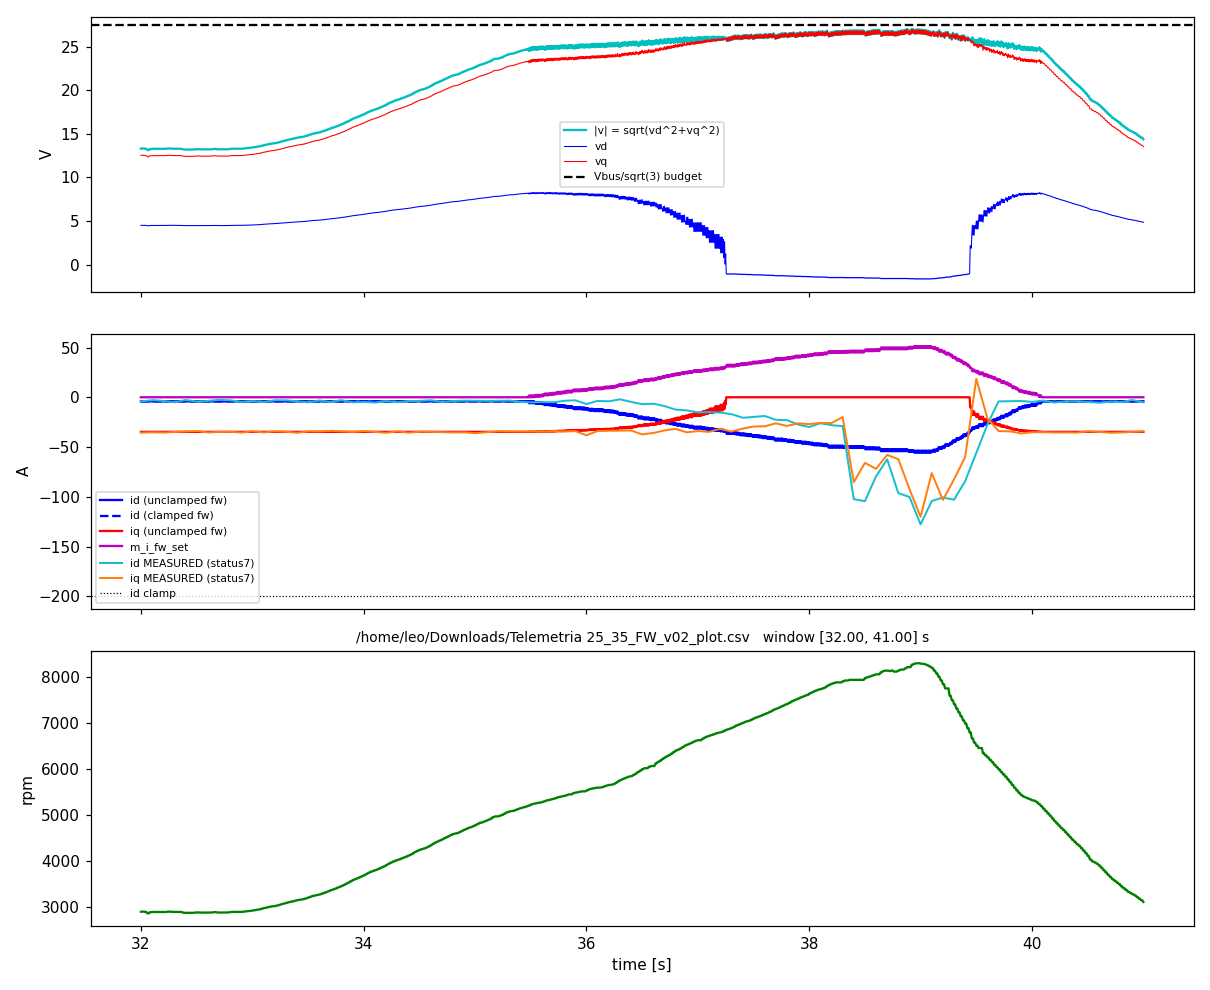

Recreate this plot in Python.
#!/usr/bin/env python3
"""
Offline replay of the VESC FOC current-setpoint generator + field weakening.

Goal: isolate YOUR firmware's setpoint logic from the motor, feed it the logged
torque command (iq) and rpm, and see whether the *setpoints* diverge toward the
-150 A you observe on the bench. If they DON'T (they shouldn't, given the clamps),
then the -150 A is measured current under current-loop voltage saturation, not a
setpoint-generation runaway -- which points the fix at axis decoupling / the
current loop, not at clamping m_i_fw_set.

Ports faithfully (branch dev/release_6_06):
  - mcpwm_foc.c:3539-3586  (MTPA + FW fold + current limits)
  - foc_math.c:702-742     (foc_run_fw, duty-driven, ramp-limited)
  - voltage/duty model from mcpwm_foc.c:3718-3730, 4594

Three tests in one:
  #1 setpoint replay (clamped vs unclamped m_i_fw_set, A/B)
  #2 voltage-budget crossing  ->  rpm where sqrt(vd^2+vq^2) hits Vbus/sqrt(3)
  #3 foc_run_fw unit assertion (m_i_fw_set <= foc_fw_current_max when clamped)

Usage:
  python3 fw_replay.py                       # synthetic rpm ramp (no data needed)
  python3 fw_replay.py log.csv               # replay a PlotJuggler CSV export
  python3 fw_replay.py log.csv --t0 35 --t1 45   # zoom analysis to a time window [s]
Columns expected in CSV (rename in COLMAP below to match your export):
  time, rpm, iq_cmd   (iq_cmd = "Torque Strat" channel, the commanded iq)
"""

import math
import numpy as np

try:
    import matplotlib.pyplot as plt
    HAVE_PLT = True
except ImportError:
    HAVE_PLT = False

# ----------------------------------------------------------------------------
# CONFIG -- FILL THESE FROM YOUR ACTUAL mcconf (VESC Tool -> motor cfg).
# Defaults below are the luna/bbshd reference values, NOT your motor. CHANGE THEM.
# ----------------------------------------------------------------------------
class Conf:
    # Motor electrical -- maxim150_37.xml (the real config)
    foc_motor_r            = 0.03          # Rs [ohm]
    foc_motor_l            = 9e-05         # L (average) [H]  -> Ld=L-diff/2, Lq=L+diff/2
    foc_motor_ld_lq_diff   = 4e-05         # Lq - Ld [H] (saliency)
    foc_motor_flux_linkage = 0.0115        # lambda [Wb]
    si_motor_poles         = 8             # pole COUNT (pairs = poles/2 = 4)

    # Current limits
    lo_current_max         = 200.0         # l_current_max
    lo_current_min         = -200.0
    lo_in_current_max      = 200.0         # l_in_current_max
    lo_in_current_min      = -200.0

    # Field weakening
    foc_fw_current_max     = 70.0          # A
    foc_fw_duty_start      = 0.9
    foc_fw_ramp_time       = 0.2           # s
    foc_fw_q_current_factor= 0.0
    cc_min_current         = 0.0

    # Modulation / bus
    l_max_duty             = 0.95
    foc_overmod_factor     = 1.0
    v_bus                  = 50.0          # 14S nominal ~50V -- SET TO THE LOGGED Vbus

    # MTPA: 0=OFF, 1=MTPA_MODE_IQ (commanded), 2=MTPA_MODE_IQ_MEASURED
    foc_mtpa_mode          = 1

    # NOTE: rpm input to electrical() is MECHANICAL motor rpm. erpm = rpm * poles/2.

    dt                     = 1.0/1000.0    # foc_run_fw runs from the 1 kHz timer

C = Conf()

MTPA_MODE_OFF = 0
MTPA_MODE_IQ_MEASURED = 2

# ----------------------------------------------------------------------------
# small utils ported 1:1 from util/utils_math.h
# ----------------------------------------------------------------------------
def utils_map(x, in_min, in_max, out_min, out_max):           # NON-clamping
    return (x - in_min) * (out_max - out_min) / (in_max - in_min) + out_min

def utils_step_towards(val, goal, step):
    if val < goal:
        return min(val + step, goal)
    elif val > goal:
        return max(val - step, goal)
    return val

def truncate_abs(x, lim):
    return max(-lim, min(lim, x))

def truncate(x, lo, hi):
    return max(lo, min(hi, x))

def sign(x):
    return 0.0 if x == 0 else (1.0 if x > 0 else -1.0)

# ----------------------------------------------------------------------------
# Quasi-steady-state electrical model (closes the duty feedback loop).
# Ignores di/dt -> this is the STEADY part. The transient Ld*(di/dt) accelerant
# is deliberately NOT modelled here; if the SS setpoints already diverge, di/dt
# is not required to explain it. If they don't, di/dt / control loss is implicated.
# ----------------------------------------------------------------------------
def electrical(id_, iq_, rpm):
    pole_pairs = C.si_motor_poles / 2.0
    we = rpm / 60.0 * 2.0 * math.pi * pole_pairs          # elec rad/s
    Ld = C.foc_motor_l - C.foc_motor_ld_lq_diff / 2.0
    Lq = C.foc_motor_l + C.foc_motor_ld_lq_diff / 2.0
    vd = C.foc_motor_r * id_ - we * Lq * iq_
    vq = C.foc_motor_r * iq_ + we * (C.foc_motor_flux_linkage + Ld * id_)
    v_mod = math.hypot(vd, vq)
    # duty = sqrt(3)*v_mod/(Vbus*overmod);  duty_abs clamped to 1.0 (mcpwm_foc.c:3293)
    duty = math.sqrt(3.0) * v_mod / (C.v_bus * C.foc_overmod_factor)
    return vd, vq, v_mod, min(abs(duty), 1.0)

def v_budget():
    # max linear-SVM voltage magnitude (mcpwm_foc.c:4594)
    return (1.0 / math.sqrt(3.0)) * C.l_max_duty * C.v_bus * C.foc_overmod_factor

# ----------------------------------------------------------------------------
# foc_run_fw  (foc_math.c:702-742).  clamp=True applies the proposed one-line fix.
# ----------------------------------------------------------------------------
def foc_run_fw(state, duty_abs, clamp, dt):
    if C.foc_fw_current_max < max(C.cc_min_current, 0.001):
        return
    fw_current_now = 0.0
    if C.foc_fw_duty_start < 0.99 and duty_abs > C.foc_fw_duty_start * C.l_max_duty:
        fw_current_now = utils_map(duty_abs,
                                   C.foc_fw_duty_start * C.l_max_duty,
                                   C.l_max_duty,
                                   0.0, C.foc_fw_current_max)
        if clamp:                                    # <-- proposed fix
            fw_current_now = min(fw_current_now, C.foc_fw_current_max)
    if C.foc_fw_ramp_time < dt:
        state['i_fw'] = fw_current_now
    else:
        state['i_fw'] = utils_step_towards(state['i_fw'], fw_current_now,
                                           (dt / C.foc_fw_ramp_time) * C.foc_fw_current_max)

# ----------------------------------------------------------------------------
# setpoint block (mcpwm_foc.c:3539-3586). Returns id_target, iq_target.
# iq_filter/mod_q come from the model (feedback) -- approximated by last step.
# ----------------------------------------------------------------------------
def setpoint_block(iq_cmd, state, mod_q, iq_filter):
    id_set = 0.0
    iq_set = iq_cmd
    ld_lq_diff = C.foc_motor_ld_lq_diff

    if C.foc_mtpa_mode != MTPA_MODE_OFF and ld_lq_diff != 0.0:
        lam = C.foc_motor_flux_linkage
        iq_ref = iq_set
        if C.foc_mtpa_mode == MTPA_MODE_IQ_MEASURED:
            iq_ref = iq_set if abs(iq_set) < abs(iq_filter) else iq_filter  # utils_min_abs
        id_set = (lam - math.sqrt(lam*lam + 8.0*(ld_lq_diff*iq_ref)**2)) / (4.0*ld_lq_diff) - state['i_fw']
        i_diff = iq_set*iq_set - id_set*id_set
        if i_diff < 0.0:
            i_diff = 0.0
        iq_set = sign(iq_set) * math.sqrt(i_diff)
    else:
        id_set -= state['i_fw']
        iq_set -= sign(mod_q) * state['i_fw'] * C.foc_fw_q_current_factor

    # input-current limit (skipped if lo_in_current huge)
    if mod_q > 0.001:
        iq_set = truncate(iq_set, C.lo_in_current_min/mod_q, C.lo_in_current_max/mod_q)
    elif mod_q < -0.001:
        iq_set = truncate(iq_set, C.lo_in_current_max/mod_q, C.lo_in_current_min/mod_q)

    if mod_q > 0.0:
        iq_set = truncate(iq_set, C.lo_current_min, C.lo_current_max)
    else:
        iq_set = truncate(iq_set, -C.lo_current_max, -C.lo_current_min)

    current_max_abs = abs(max(C.lo_current_max, C.lo_current_min, key=abs))
    id_set = truncate_abs(id_set, current_max_abs)                      # line 3580
    iq_set = truncate_abs(iq_set, math.sqrt(max(0.0, current_max_abs**2 - id_set**2)))
    return id_set, iq_set

# ----------------------------------------------------------------------------
# driver
# ----------------------------------------------------------------------------
# Physical sanity bounds for input channels. Samples outside these are treated as
# telemetry/decode glitches (e.g. a uint read as int -> ~1e9 rpm) and interpolated over,
# which keeps the time base / dt intact (m_i_fw_set is a stateful ramp, so dropping or
# zeroing samples would distort the FW dynamics).
RPM_SANE_MAX = 30000.0          # mechanical motor rpm; anything above is garbage
IQ_SANE_MAX  = 400.0            # A; above l_abs_current_max -> garbage
IQ_CMD_SCALE = 0.001            # Torque Strat packed as scaled int over CAN (35000 -> 35.0 A)

GAP_MAX_S = 0.05      # interpolate telemetry gaps up to this long; leave longer ones as breaks

def _sanitize(t, y, lim, name, gap_max_s=None):
    """Replace |y|>lim (and NaN/inf) by interpolation. If gap_max_s is set, only fill
    bad runs shorter than that and leave longer runs as NaN -- so a real telemetry
    dropout shows as a line break instead of a fake straight line that looks misaligned."""
    bad = ~(np.abs(y) <= lim)           # also catches NaN/inf
    n = int(bad.sum())
    if not n:
        return y
    good = ~bad
    if good.sum() < 2:
        raise ValueError(f"{name}: too few valid samples to interpolate ({good.sum()})")
    y = y.copy()
    filled = np.interp(t, t[good], y[good])
    if gap_max_s is None:
        y[bad] = filled[bad]
        print(f"sanitized {name}: {n}/{len(y)} glitch samples interpolated (|{name}| > {lim:g})")
    else:
        edges = np.diff(np.r_[0, bad.view(np.int8), 0])  # run starts (+1) / ends (-1)
        starts, ends = np.where(edges == 1)[0], np.where(edges == -1)[0]
        kept = 0
        for s, e in zip(starts, ends):                   # [s, e) is a bad run
            if t[e - 1] - t[s] <= gap_max_s:
                y[s:e] = filled[s:e]
            else:
                y[s:e] = np.nan                          # honest break
                kept += e - s
        print(f"sanitized {name}: {n}/{len(y)} bad samples; filled {n - kept}, "
              f"left {kept} as gap breaks (gap > {gap_max_s*1e3:.0f} ms)")
    return y

def load_csv(path):
    COLMAP = {'time':    'Time',
              'rpm':     'Hybrid Control System Left RPM Sx',
              'iq_cmd':  'Hybrid Control System Left Torque Strat',
              'id_meas': 'Hybrid Control System Left Id Sx',   # measured id, CAN status 7
              'iq_meas': 'Hybrid Control System Left Iq Sx'}   # measured iq, CAN status 7
    import csv
    def fnum(v, blank):                      # parse cell, blank -> blank fill
        return float(v) if v not in ('', None) else blank
    cols = {k: [] for k in COLMAP}
    with open(path) as f:
        r = csv.DictReader(f)
        # measured id/iq are optional -- only overlay them if both columns exist
        have_meas = (COLMAP['id_meas'] in r.fieldnames and COLMAP['iq_meas'] in r.fieldnames)
        for row in r:
            cols['time'].append(fnum(row[COLMAP['time']], 0.0))
            cols['rpm'].append(fnum(row[COLMAP['rpm']], 0.0))
            cols['iq_cmd'].append(fnum(row[COLMAP['iq_cmd']], 0.0))
            if have_meas:                    # blank -> NaN so _sanitize interpolates it
                cols['id_meas'].append(fnum(row[COLMAP['id_meas']], np.nan))
                cols['iq_meas'].append(fnum(row[COLMAP['iq_meas']], np.nan))
    t   = np.array(cols['time'])
    rpm = _sanitize(t, np.array(cols['rpm']),    RPM_SANE_MAX, 'rpm')
    # Torque Strat is packed as a scaled int over CAN (e.g. 35000 == 35.0 A) -> rescale
    # BEFORE sanitizing, otherwise the raw values trip IQ_SANE_MAX and get interpolated away.
    iqc = _sanitize(t, np.array(cols['iq_cmd']) * IQ_CMD_SCALE, IQ_SANE_MAX, 'iq_cmd')
    meas = None
    if have_meas:   # gap-aware: real status-7 dropouts stay as breaks, not interpolation
        meas = {'id': _sanitize(t, np.array(cols['id_meas']), IQ_SANE_MAX, 'id_meas', GAP_MAX_S),
                'iq': _sanitize(t, np.array(cols['iq_meas']), IQ_SANE_MAX, 'iq_meas', GAP_MAX_S)}
    return t, rpm, iqc, meas

def synth():
    # mimics the PlotJuggler trace: rpm ramps 0->8000 then falls; iq_cmd ~ -45 A
    t = np.arange(0, 12, C.dt)
    rpm = np.interp(t, [0, 6, 9, 12], [0, 8000, 4000, 1500])
    iqc = np.full_like(t, -45.0)
    return t, rpm, iqc, None       # no measured channels in synthetic mode

def run(t, rpm, iqc, clamp):
    state = {'i_fw': 0.0}
    out = {k: np.zeros_like(t) for k in
           ('id', 'iq', 'ifw', 'vmod', 'duty', 'vd', 'vq')}
    # real per-sample dt from the time column (FW ramp must integrate in real time,
    # not a fixed 1 kHz tick -- otherwise the reconstructed setpoint lags the log).
    dts = np.diff(t, prepend=t[0] - (t[1] - t[0] if len(t) > 1 else C.dt))
    dts = np.clip(dts, 1e-6, None)
    mod_q, iq_filter, duty_abs = 0.0, 0.0, 0.0
    for i in range(len(t)):
        foc_run_fw(state, duty_abs, clamp, dts[i])
        id_set, iq_set = setpoint_block(iqc[i], state, mod_q, iq_filter)
        vd, vq, vmod, duty_abs = electrical(id_set, iq_set, rpm[i])
        # feedback approximations for next iter
        mod_q = vq * (1.5 / C.v_bus)
        iq_filter = iq_set
        out['id'][i], out['iq'][i], out['ifw'][i] = id_set, iq_set, state['i_fw']
        out['vmod'][i], out['duty'][i] = vmod, duty_abs
        out['vd'][i], out['vq'][i] = vd, vq
    return out

def main():
    import argparse
    p = argparse.ArgumentParser(description="VESC FOC setpoint + FW offline replay")
    p.add_argument('csv', nargs='?', help="PlotJuggler CSV export (omit for synthetic ramp)")
    p.add_argument('--t0', type=float, default=None, help="window start time [s]")
    p.add_argument('--t1', type=float, default=None, help="window end time [s]")
    p.add_argument('--t-shift', type=float, default=0.0, dest='t_shift',
                   help="add a constant offset [s] to the time axis (to match a live "
                        "PlotJuggler view whose clock origin differs from the CSV export)")
    args = p.parse_args()

    if args.csv:
        t, rpm, iqc, meas = load_csv(args.csv); src = args.csv
    else:
        t, rpm, iqc, meas = synth(); src = "synthetic ramp"

    if args.t_shift:
        t = t + args.t_shift

    # time-base sanity: the FW ramp integrates in real time, so a slow/irregular
    # telemetry rate (vs the firmware's 1 kHz) directly affects reconstruction.
    d = np.diff(t)
    if len(d):
        nonmono = int((d <= 0).sum())
        print(f"time: {t[0]:.3f}..{t[-1]:.3f} s  median dt={np.median(d)*1e3:.2f} ms  "
              f"(firmware tick=1.00 ms)  non-monotonic steps={nonmono}")
        if nonmono:
            print("  WARNING: time column is not strictly increasing -- "
                  "samples may be misordered/duplicated, which misaligns the overlay.")

    # Run the FULL trace (FW state is a stateful ramp -- never crop before running),
    # then restrict the view/stats to the requested window.
    a = run(t, rpm, iqc, clamp=False)   # firmware as-is
    b = run(t, rpm, iqc, clamp=True)    # with m_i_fw_set clamp fix
    vbud = v_budget()

    t0 = args.t0 if args.t0 is not None else t[0]
    t1 = args.t1 if args.t1 is not None else t[-1]
    w = (t >= t0) & (t <= t1)
    if not w.any():
        print(f"window [{t0}, {t1}] s contains no samples (data spans "
              f"{t[0]:.3f}..{t[-1]:.3f} s)"); return

    print(f"source: {src}   samples: {int(w.sum())}/{len(t)} in window "
          f"[{t0:.3f}, {t1:.3f}] s   Vbus={C.v_bus} V")
    print(f"voltage budget  Vbus/sqrt(3)*max_duty*overmod = {vbud:.2f} V")
    # #2 crossing rpm (first crossing inside the window)
    cross = np.where(w & (a['vmod'] >= vbud))[0]
    if len(cross):
        print(f"#2 budget crossed first at t={t[cross[0]]:.3f}s  rpm={rpm[cross[0]]:.0f}  "
              f"(this is the FW-onset / saturation rpm)")
    else:
        print("#2 budget never crossed in this window")
    # #1 divergence (windowed)
    print(f"#1 unclamped: id min={a['id'][w].min():.1f} A  iq min={a['iq'][w].min():.1f} A  "
          f"m_i_fw_set max={a['ifw'][w].max():.1f} A")
    print(f"#1 clamped:   id min={b['id'][w].min():.1f} A  iq min={b['iq'][w].min():.1f} A  "
          f"m_i_fw_set max={b['ifw'][w].max():.1f} A")
    # #3 assertion (windowed)
    viol = a['ifw'][w].max() - C.foc_fw_current_max
    print(f"#3 foc_run_fw assertion: max m_i_fw_set exceeds foc_fw_current_max by "
          f"{viol:+.1f} A {'(FAIL: utils_map extrapolation)' if viol > 1e-3 else '(ok)'}")
    cmax = abs(max(C.lo_current_max, C.lo_current_min, key=abs))
    print(f"NOTE: id setpoint is hard-clamped to current_max_abs={cmax:.0f} A (mcpwm_foc.c:3580). "
          f"If the bench shows |i| >> the offline id above, the runaway is MEASURED current "
          f"(current-loop voltage saturation), not setpoint generation.")
    # measured id/iq from CAN status 7 -- the decisive overlay
    if meas is not None:
        imeas_abs = np.hypot(meas['id'][w], meas['iq'][w])
        ngap = int(np.isnan(meas['id'][w]).sum())
        print(f"#0 MEASURED (status7): id min={np.nanmin(meas['id'][w]):.1f} A  "
              f"iq min={np.nanmin(meas['iq'][w]):.1f} A  |i| max={np.nanmax(imeas_abs):.1f} A"
              f"  ({ngap} samples in telemetry gaps)")
        gap = abs(np.nanmin(meas['id'][w])) - abs(a['id'][w].min())
        print(f"   measured |id| exceeds reconstructed setpoint |id| by {gap:+.1f} A "
              f"{'<-- control loss: measured >> setpoint' if gap > 10 else '(tracks setpoint)'}")

    if HAVE_PLT:
        # plot only the windowed slice so the y-axes autoscale to the section
        fig, ax = plt.subplots(3, 1, figsize=(11, 9), sharex=True)
        ax[2].plot(t[w], rpm[w], 'g'); ax[2].set_ylabel('rpm')
        ax[1].plot(t[w], a['id'][w], 'b', label='id (unclamped fw)')
        ax[1].plot(t[w], b['id'][w], 'b--', label='id (clamped fw)')
        ax[1].plot(t[w], a['iq'][w], 'r', label='iq (unclamped fw)')
        ax[1].plot(t[w], a['ifw'][w], 'm', label='m_i_fw_set')
        if meas is not None:        # measured id/iq from CAN status 7
            ax[1].plot(t[w], meas['id'][w], color='tab:cyan',   lw=1.3, label='id MEASURED (status7)')
            ax[1].plot(t[w], meas['iq'][w], color='tab:orange', lw=1.3, label='iq MEASURED (status7)')
        ax[1].axhline(-cmax, color='k', ls=':', lw=0.8, label='id clamp')
        ax[1].set_ylabel('A'); ax[1].legend(fontsize=7)
        ax[0].plot(t[w], a['vmod'][w], 'c', label='|v| = sqrt(vd^2+vq^2)')
        ax[0].plot(t[w], a['vd'][w], 'b', lw=0.7, label='vd')
        ax[0].plot(t[w], a['vq'][w], 'r', lw=0.7, label='vq')
        ax[0].axhline(vbud, color='k', ls='--', label='Vbus/sqrt(3) budget')
        ax[0].set_ylabel('V'); ax[2].set_xlabel('time [s]'); ax[0].legend(fontsize=7)
        ax[2].set_title(f"{src}   window [{t0:.2f}, {t1:.2f}] s", fontsize=9)
        import os
        out = os.path.join(os.path.dirname(os.path.abspath(__file__)), 'fw_replay.png')
        plt.tight_layout(); plt.savefig(out, dpi=110)
        print(f"plot -> {out}")

if __name__ == '__main__':
    main()
